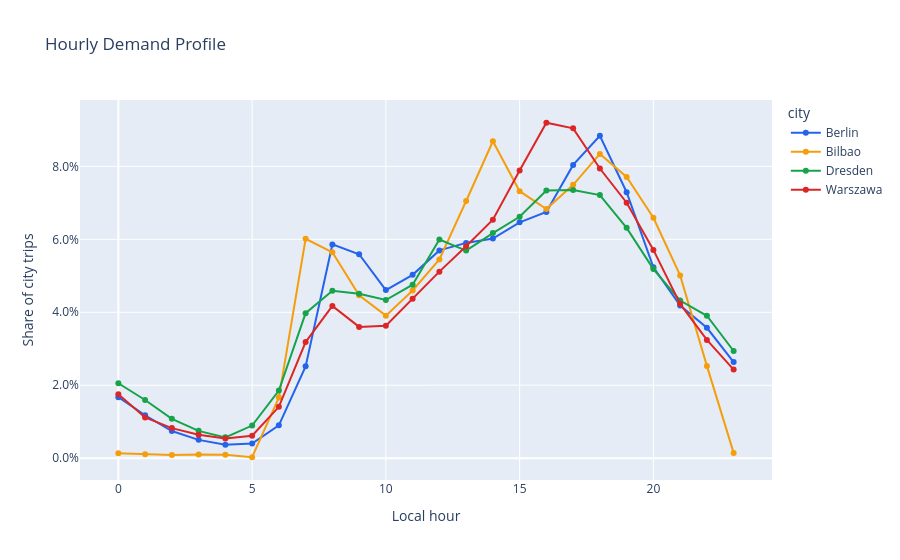

Source (notebook cell):
### Markdown cell above
## 6. Demand by hour

### Code cell
fig = px.line(hourly, x="hour", y="trip_share", color="city", markers=True, color_discrete_map=CITY_COLORS, title="Hourly Demand Profile", labels={"hour": "Local hour", "trip_share": "Share of city trips"})
fig.update_yaxes(tickformat=".1%")
fig.show()

### Figure 1 — Plotly figure (JSON) as saved in the notebook; plotly's stock layout.template omitted (floating-point values rounded to 4 significant figures)
{"data": [{"hovertemplate": "city=Berlin<br>Local hour=%{x}<br>Share of city trips=%{y}<extra></extra>", "legendgroup": "Berlin", "line": {"color": "#2563EB", "dash": "solid"}, "marker": {"symbol": "circle"}, "mode": "lines+markers", "name": "Berlin", "orientation": "v", "showlegend": true, "type": "scatter", "x": [0, 1, 2, 3, 4, 5, 6, 7, 8, 9, 10, 11, 12, 13, 14, 15, 16, 17, 18, 19, 20, 21, 22, 23], "xaxis": "x", "y": [0.01672, 0.01177, 0.007437, 0.005012, 0.003674, 0.004008, 0.008995, 0.02517, 0.0586, 0.05591, 0.04608, 0.05026, 0.05696, 0.05902, 0.06023, 0.06465, 0.06749, 0.08041, 0.08839, 0.07292, 0.05234, 0.04185, 0.03575, 0.02635], "yaxis": "y"}, {"hovertemplate": "city=Bilbao<br>Local hour=%{x}<br>Share of city trips=%{y}<extra></extra>", "legendgroup": "Bilbao", "line": {"color": "#F59E0B", "dash": "solid"}, "marker": {"symbol": "circle"}, "mode": "lines+markers", "name": "Bilbao", "orientation": "v", "showlegend": true, "type": "scatter", "x": [0, 1, 2, 3, 4, 5, 6, 7, 8, 9, 10, 11, 12, 13, 14, 15, 16, 17, 18, 19, 20, 21, 22, 23], "xaxis": "x", "y": [0.001312, 0.001074, 0.0008481, 0.001027, 0.0009294, 0.0002454, 0.01661, 0.06014, 0.05646, 0.04466, 0.03907, 0.04597, 0.05448, 0.0705, 0.0869, 0.0732, 0.06832, 0.07494, 0.08343, 0.07711, 0.06591, 0.05011, 0.0253, 0.001442], "yaxis": "y"}, {"hovertemplate": "city=Dresden<br>Local hour=%{x}<br>Share of city trips=%{y}<extra></extra>", "legendgroup": "Dresden", "line": {"color": "#16A34A", "dash": "solid"}, "marker": {"symbol": "circle"}, "mode": "lines+markers", "name": "Dresden", "orientation": "v", "showlegend": true, "type": "scatter", "x": [0, 1, 2, 3, 4, 5, 6, 7, 8, 9, 10, 11, 12, 13, 14, 15, 16, 17, 18, 19, 20, 21, 22, 23], "xaxis": "x", "y": [0.02053, 0.01595, 0.01077, 0.00748, 0.005697, 0.008937, 0.01853, 0.03976, 0.04589, 0.0451, 0.04336, 0.04756, 0.05994, 0.05692, 0.06171, 0.06619, 0.0734, 0.07351, 0.07213, 0.06315, 0.05184, 0.04321, 0.03904, 0.02938], "yaxis": "y"}, {"hovertemplate": "city=Warszawa<br>Local hour=%{x}<br>Share of city trips=%{y}<extra></extra>", "legendgroup": "Warszawa", "line": {"color": "#DC2626", "dash": "solid"}, "marker": {"symbol": "circle"}, "mode": "lines+markers", "name": "Warszawa", "orientation": "v", "showlegend": true, "type": "scatter", "x": [0, 1, 2, 3, 4, 5, 6, 7, 8, 9, 10, 11, 12, 13, 14, 15, 16, 17, 18, 19, 20, 21, 22, 23], "xaxis": "x", "y": [0.01755, 0.01117, 0.008232, 0.006433, 0.00536, 0.006155, 0.01407, 0.03182, 0.04174, 0.03599, 0.03629, 0.04367, 0.05114, 0.0581, 0.06539, 0.07889, 0.09197, 0.09043, 0.07942, 0.07003, 0.0571, 0.04231, 0.03243, 0.02429], "yaxis": "y"}], "layout": {"legend": {"title": {"text": "city"}, "tracegroupgap": 0}, "title": {"text": "Hourly Demand Profile"}, "xaxis": {"anchor": "y", "domain": [0.0, 1.0], "title": {"text": "Local hour"}}, "yaxis": {"anchor": "x", "domain": [0.0, 1.0], "tickformat": ".1%", "title": {"text": "Share of city trips"}}}}
